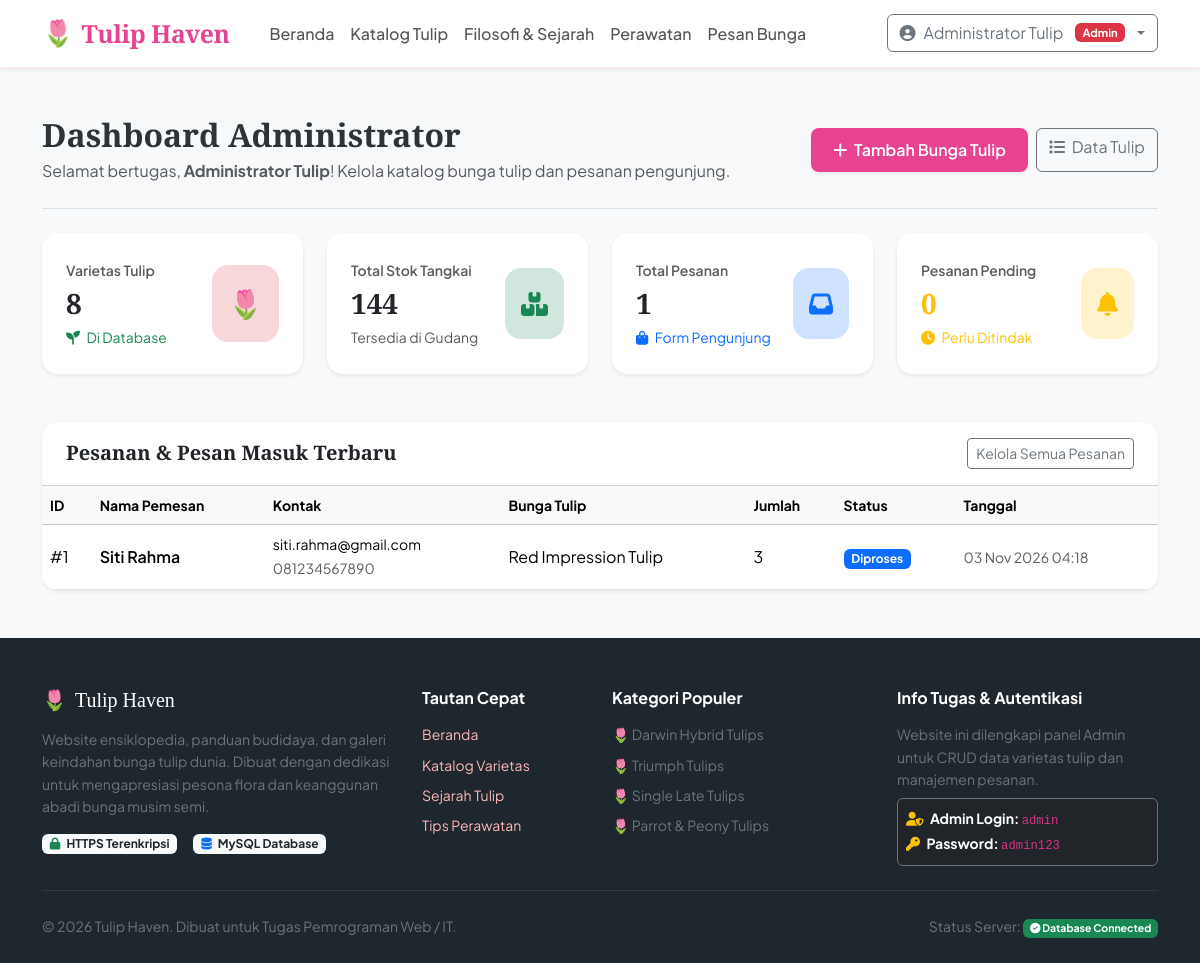
/admin/index.php (signed in), run on the app's committed database.
### tables this page shows
CREATE TABLE `orders` (
  `id` INT AUTO_INCREMENT PRIMARY KEY,
  `customer_name` VARCHAR(100) NOT NULL,
  `customer_email` VARCHAR(100) NOT NULL,
  `customer_phone` VARCHAR(30) NOT NULL,
  `tulip_id` INT NULL,
  `quantity` INT NOT NULL DEFAULT 1,
  `message` TEXT NULL,
  `status` ENUM('pending', 'diproses', 'selesai', 'dibatalkan') DEFAULT 'pending',
  `created_at` TIMESTAMP DEFAULT CURRENT_TIMESTAMP,
  CONSTRAINT `fk_orders_tulips` FOREIGN KEY (`tulip_id`) REFERENCES `tulips`(`id`) ON DELETE SET NULL
);

CREATE TABLE `tulips` (
  `id` INT AUTO_INCREMENT PRIMARY KEY,
  `name` VARCHAR(100) NOT NULL,
  `scientific_name` VARCHAR(100) NOT NULL,
  `color` VARCHAR(50) NOT NULL,
  `category` VARCHAR(50) NOT NULL,
  `meaning` TEXT NOT NULL,
  `price` DECIMAL(10,2) NOT NULL,
  `stock` INT NOT NULL DEFAULT 10,
  `image_url` VARCHAR(500) NOT NULL,
  `care_tips` TEXT NOT NULL,
  `created_at` TIMESTAMP DEFAULT CURRENT_TIMESTAMP
);

### admin/index.php (the view, shortened to what this page needs)
<?php
require_once __DIR__ . '/auth_check.php';
$totalTulips = $pdo->query("SELECT COUNT(*) FROM `tulips`")->fetchColumn();
$totalStock  = $pdo->query("SELECT SUM(`stock`) FROM `tulips`")->fetchColumn() ?: 0;
$totalOrders = $pdo->query("SELECT COUNT(*) FROM `orders`")->fetchColumn();
$pendingOrders = $pdo->query("SELECT COUNT(*) FROM `orders` WHERE `status` = 'pending'")->fetchColumn();
$stmtRecent = $pdo->query("
    SELECT o.*, t.name as tulip_name
    FROM `orders` o
    LEFT JOIN `tulips` t ON o.tulip_id = t.id
    ORDER BY o.id DESC LIMIT 5
");
$recentOrders = $stmtRecent->fetchAll();
?>
<!DOCTYPE html>
<html lang="id">
<head>
  <link rel="stylesheet" href="https://cdnjs.cloudflare.com/ajax/libs/font-awesome/6.5.1/css/all.min.css">
  <link href="https://cdn.jsdelivr.net/npm/bootstrap@5.3.3/dist/css/bootstrap.min.css" rel="stylesheet">
  <link href="../setup/style.css" rel="stylesheet">
</head>
<body class="bg-light">
<?php include __DIR__ . '/../includes/navbar.php'; ?>
<div class="container my-5">
  <div class="d-flex flex-column flex-md-row justify-content-between align-items-md-center pb-4 mb-4 border-bottom">
    <div>
      <h2 class="fw-bold font-serif mb-1">Dashboard Administrator</h2>
      <p class="text-muted mb-0">Selamat bertugas, <strong><?= htmlspecialchars($_SESSION['user_name']) ?></strong>! Kelola katalog bunga tulip dan pesanan pengunjung.</p>
    </div>
    <div class="mt-3 mt-md-0 d-flex gap-2">
      <a href="tulip_add.php" class="btn btn-tulip shadow-sm">
        <i class="fas fa-plus me-1"></i> Tambah Bunga Tulip
      </a>
      <a href="tulips.php" class="btn btn-outline-secondary">
        <i class="fas fa-list me-1"></i> Data Tulip
      </a>
    </div>
  </div>
  <div class="row g-4 mb-5">
    <div class="col-md-3 col-sm-6">
      <div class="card border-0 shadow-sm rounded-4 p-4 bg-white">
        <div class="d-flex justify-content-between align-items-center">
          <div>
            <span class="text-muted small fw-semibold">Varietas Tulip</span>
            <h3 class="fw-bold my-1 text-dark"><?= $totalTulips ?></h3>
            <span class="small text-success"><i class="fas fa-seedling me-1"></i> Di Database</span>
          </div>
          <div class="p-3 bg-danger-subtle text-danger rounded-4 fs-3">
            🌷
          </div>
        </div>
      </div>
    </div>
    <div class="col-md-3 col-sm-6">
      <div class="card border-0 shadow-sm rounded-4 p-4 bg-white">
        <div class="d-flex justify-content-between align-items-center">
          <div>
            <span class="text-muted small fw-semibold">Total Stok Tangkai</span>
            <h3 class="fw-bold my-1 text-dark"><?= $totalStock ?></h3>
            <span class="small text-muted">Tersedia di Gudang</span>
          </div>
          <div class="p-3 bg-success-subtle text-success rounded-4 fs-4">
            <i class="fas fa-boxes"></i>
          </div>
        </div>
      </div>
    </div>
    <div class="col-md-3 col-sm-6">
      <div class="card border-0 shadow-sm rounded-4 p-4 bg-white">
        <div class="d-flex justify-content-between align-items-center">
          <div>
            <span class="text-muted small fw-semibold">Total Pesanan</span>
            <h3 class="fw-bold my-1 text-dark"><?= $totalOrders ?></h3>
            <span class="small text-primary"><i class="fas fa-shopping-bag me-1"></i> Form Pengunjung</span>
          </div>
          <div class="p-3 bg-primary-subtle text-primary rounded-4 fs-4">
            <i class="fas fa-inbox"></i>
          </div>
        </div>
      </div>
    </div>
    <div class="col-md-3 col-sm-6">
      <div class="card border-0 shadow-sm rounded-4 p-4 bg-white">
        <div class="d-flex justify-content-between align-items-center">
          <div>
            <span class="text-muted small fw-semibold">Pesanan Pending</span>
            <h3 class="fw-bold my-1 text-warning"><?= $pendingOrders ?></h3>
            <span class="small text-warning"><i class="fas fa-clock me-1"></i> Perlu Ditindak</span>
          </div>
          <div class="p-3 bg-warning-subtle text-warning rounded-4 fs-4">
            <i class="fas fa-bell"></i>
          </div>
        </div>
      </div>
    </div>
  </div>
  <div class="card border-0 shadow-sm rounded-4 overflow-hidden mb-5">
    <div class="card-header bg-white py-3 px-4 d-flex justify-content-between align-items-center">
      <h5 class="fw-bold mb-0 font-serif">Pesanan & Pesan Masuk Terbaru</h5>
      <a href="orders.php" class="btn btn-sm btn-outline-secondary">Kelola Semua Pesanan</a>
    </div>
    <div class="table-responsive">
      <table class="table table-hover align-middle mb-0">
        <thead class="table-light small">
          <tr>
            <th>ID</th>
            <th>Nama Pemesan</th>
            <th>Kontak</th>
            <th>Bunga Tulip</th>
            <th>Jumlah</th>
            <th>Status</th>
            <th>Tanggal</th>
          </tr>
        </thead>
        <tbody>
          <?php if (!empty($recentOrders)): ?>
            <?php foreach ($recentOrders as $order): ?>
              <tr>
                <td>#<?= $order['id'] ?></td>
                <td class="fw-semibold"><?= htmlspecialchars($order['customer_name']) ?></td>
                <td>
                  <small class="d-block"><?= htmlspecialchars($order['customer_email']) ?></small>
                  <small class="text-muted"><?= htmlspecialchars($order['customer_phone']) ?></small>
                </td>
                <td><?= htmlspecialchars($order['tulip_name'] ?? 'Pertanyaan Umum') ?></td>
                <td><?= $order['quantity'] ?></td>
                <td>
                  <?php if ($order['status'] === 'pending'): ?>
                    <span class="badge bg-warning text-dark">Pending</span>
                  <?php elseif ($order['status'] === 'diproses'): ?>
                    <span class="badge bg-primary">Diproses</span>
                  <?php elseif ($order['status'] === 'selesai'): ?>
                    <span class="badge bg-success">Selesai</span>
                  <?php else: ?>
                    <span class="badge bg-secondary">Dibatalkan</span>
                  <?php endif; ?>
                </td>
                <td class="small text-muted"><?= date('d M Y H:i', strtotime($order['created_at'])) ?></td>
              </tr>
            <?php endforeach; ?>
          <?php else: ?>
            <tr>
              <td colspan="7" class="text-center py-4 text-muted">Belum ada pesanan masuk.</td>
            </tr>
          <?php endif; ?>
        </tbody>
      </table>
    </div>
  </div>
</div>
<?php include __DIR__ . '/../includes/footer.php'; ?>

### includes/navbar.php (shortened to what this page needs)
<?php
$currentScript = $_SERVER['SCRIPT_NAME'] ?? '';
if (strpos($currentScript, '/admin/') !== false || strpos($currentScript, '/auth/') !== false) {
    $basePrefix = '../';
} else {
    $basePrefix = '';
}
?>
<nav class="navbar navbar-expand-lg navbar-tulip sticky-top shadow-sm">
  <div class="container">
    <a class="navbar-brand navbar-brand-tulip d-flex align-items-center gap-2" href="<?= $basePrefix ?>index.php">
      <span style="font-size: 1.6rem;">🌷</span>
      <span>Tulip Haven</span>
    </a>
    <div class="collapse navbar-collapse" id="navContent">
      <ul class="navbar-nav me-auto mb-2 mb-lg-0 ms-lg-3">
        <li class="nav-item">
          <a class="nav-link" href="<?= $basePrefix ?>index.php">Beranda</a>
        </li>
        <li class="nav-item">
          <a class="nav-link" href="<?= $basePrefix ?>catalog.php">Katalog Tulip</a>
        </li>
        <li class="nav-item">
          <a class="nav-link" href="<?= $basePrefix ?>about.php">Filosofi & Sejarah</a>
        </li>
        <li class="nav-item">
          <a class="nav-link" href="<?= $basePrefix ?>index.php#perawatan">Perawatan</a>
        </li>
        <li class="nav-item">
          <a class="nav-link" href="<?= $basePrefix ?>index.php#pesan">Pesan Bunga</a>
        </li>
      </ul>
      <div class="d-flex align-items-center gap-2 mt-3 mt-lg-0">
        <?php if (isset($_SESSION['user_id'])): ?>
          <div class="dropdown">
            <button class="btn btn-outline-secondary dropdown-toggle d-flex align-items-center gap-2" type="button" data-bs-toggle="dropdown">
              <i class="fas fa-user-circle"></i>
              <span><?= htmlspecialchars($_SESSION['user_name'] ?? 'Akun Saya') ?></span>
              <?php if (($_SESSION['user_role'] ?? '') === 'admin'): ?>
                <span class="badge bg-danger ms-1" style="font-size: 0.7rem;">Admin</span>
              <?php endif; ?>
            </button>
          </div>
        <?php endif; ?>
      </div>
    </div>
  </div>
</nav>

### includes/footer.php (shortened to what this page needs)
<?php
$currentScript = $_SERVER['SCRIPT_NAME'] ?? '';
$basePrefix = (strpos($currentScript, '/admin/') !== false || strpos($currentScript, '/auth/') !== false) ? '../' : '';
?>
<footer class="footer-tulip mt-5">
  <div class="container">
    <div class="row g-4 mb-4">
      <div class="col-lg-4 col-md-6">
        <h5 class="text-white font-serif mb-3 d-flex align-items-center gap-2">
          <span>🌷</span> Tulip Haven
        </h5>
        <p class="small text-secondary">
          Website ensiklopedia, panduan budidaya, dan galeri keindahan bunga tulip dunia. Dibuat dengan dedikasi untuk mengapresiasi pesona flora dan keanggunan abadi bunga musim semi.
        </p>
        <div class="d-flex gap-3 text-secondary">
          <span class="badge bg-light text-dark"><i class="fas fa-lock me-1 text-success"></i> HTTPS Terenkripsi</span>
          <span class="badge bg-light text-dark"><i class="fas fa-database me-1 text-primary"></i> MySQL Database</span>
        </div>
      </div>
      <div class="col-lg-2 col-md-6">
        <h6 class="text-white fw-bold mb-3">Tautan Cepat</h6>
        <ul class="list-unstyled small">
          <li class="mb-2"><a href="<?= $basePrefix ?>index.php">Beranda</a></li>
          <li class="mb-2"><a href="<?= $basePrefix ?>catalog.php">Katalog Varietas</a></li>
          <li class="mb-2"><a href="<?= $basePrefix ?>about.php">Sejarah Tulip</a></li>
          <li class="mb-2"><a href="<?= $basePrefix ?>index.php#perawatan">Tips Perawatan</a></li>
        </ul>
      </div>
      <div class="col-lg-3 col-md-6">
        <h6 class="text-white fw-bold mb-3">Kategori Populer</h6>
        <ul class="list-unstyled small text-secondary">
          <li class="mb-2">🌷 Darwin Hybrid Tulips</li>
          <li class="mb-2">🌷 Triumph Tulips</li>
          <li class="mb-2">🌷 Single Late Tulips</li>
          <li class="mb-2">🌷 Parrot & Peony Tulips</li>
        </ul>
      </div>
      <div class="col-lg-3 col-md-6">
        <h6 class="text-white fw-bold mb-3">Info Tugas & Autentikasi</h6>
        <p class="small text-secondary mb-2">
          Website ini dilengkapi panel Admin untuk CRUD data varietas tulip dan manajemen pesanan.
        </p>
        <div class="p-2 bg-dark rounded border border-secondary small text-white">
          <div><i class="fas fa-user-shield me-1 text-warning"></i> <strong>Admin Login:</strong> <code>admin</code></div>
          <div><i class="fas fa-key me-1 text-warning"></i> <strong>Password:</strong> <code>admin123</code></div>
        </div>
      </div>
    </div>
    <hr class="border-secondary my-4">
    <div class="row align-items-center">
      <div class="col-md-6 text-center text-md-start small text-secondary">
        &copy; <?= date('Y') ?> Tulip Haven. Dibuat untuk Tugas Pemrograman Web / IT.
      </div>
      <div class="col-md-6 text-center text-md-end small text-secondary mt-2 mt-md-0">
        Status Server: <span class="badge bg-success"><i class="fas fa-check-circle"></i> Database Connected</span>
      </div>
    </div>
  </div>
</footer>
</body>
</html>

### setup/style.css (style rules this page uses)
:root { --tulip-primary: #e84393; --tulip-primary-hover: #d63031; --tulip-soft-pink: #fd79a8; --tulip-bg-light: #fff5f7; --tulip-cream: #faf7f2; --tulip-dark: #2d3436; --tulip-leaf: #27ae60; --tulip-leaf-dark: #218c54; --tulip-card-shadow: 0 10px 25px rgba(232, 67, 147, 0.08); }
body { font-family: 'Plus Jakarta Sans', system-ui, -apple-system, sans-serif; color: #2d3436; background-color: #fafbfc; margin: 0; padding: 0; line-height: 1.6; }
h1, h2, h3, .font-serif { font-family: 'Playfair Display', Georgia, serif; }
.navbar-tulip { background: rgba(255, 255, 255, 0.95); backdrop-filter: blur(10px); border-bottom: 1px solid rgba(232, 67, 147, 0.12); transition: all 0.3s ease; }
.navbar-brand-tulip { font-family: 'Playfair Display', serif; font-weight: 700; color: var(--tulip-primary) !important; font-size: 1.55rem; letter-spacing: -0.5px; }
.nav-link { font-weight: 500; color: #555 !important; transition: color 0.2s ease; }
.btn-tulip { background: var(--tulip-primary); color: #fff; border: none; font-weight: 600; padding: 10px 22px; border-radius: 8px; transition: all 0.2s ease; }
.footer-tulip { background: #1e272e; color: #d2dae2; padding: 50px 0 25px; }
.footer-tulip a { color: #ffb8b8; text-decoration: none; }

### data on the page
orders: id "1", customer_name "Siti Rahma", customer_email "siti.rahma@gmail.com", customer_phone "081234567890", tulip.name "Red Impression Tulip", quantity "3", status "Diproses", created_at "03 Nov 2026 04:18"

### other printed values
$_SESSION['user_name'] "Administrator Tulip"
$totalTulips "8"
$totalStock "144"
$totalOrders "1"
$pendingOrders "0"
